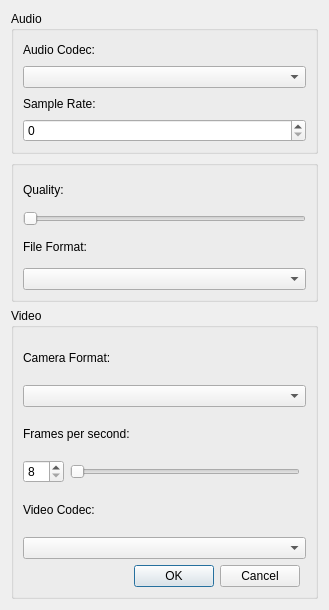
<?xml version="1.0" encoding="UTF-8"?>
<ui version="4.0">
 <class>VideoSettingsUi</class>
 <widget class="QDialog" name="VideoSettingsUi">
  <property name="geometry">
   <rect>
    <x>0</x>
    <y>0</y>
    <width>329</width>
    <height>610</height>
   </rect>
  </property>
  <property name="windowTitle">
   <string>Video Settings</string>
  </property>
  <layout class="QGridLayout" name="gridLayout_3">
   <item row="2" column="0">
    <widget class="QWidget" name="widget" native="true">
     <property name="sizePolicy">
      <sizepolicy hsizetype="Preferred" vsizetype="Preferred">
       <horstretch>0</horstretch>
       <verstretch>0</verstretch>
      </sizepolicy>
     </property>
     <layout class="QVBoxLayout" name="verticalLayout_3">
      <property name="leftMargin">
       <number>0</number>
      </property>
      <property name="topMargin">
       <number>0</number>
      </property>
      <property name="rightMargin">
       <number>0</number>
      </property>
      <property name="bottomMargin">
       <number>0</number>
      </property>
      <item>
       <widget class="QGroupBox" name="groupBox_3">
        <property name="title">
         <string>Audio</string>
        </property>
        <layout class="QVBoxLayout" name="verticalLayout_2">
         <item>
          <widget class="QLabel" name="label_2">
           <property name="text">
            <string>Audio Codec:</string>
           </property>
          </widget>
         </item>
         <item>
          <widget class="QComboBox" name="audioCodecBox"/>
         </item>
         <item>
          <widget class="QLabel" name="label_5">
           <property name="text">
            <string>Sample Rate:</string>
           </property>
          </widget>
         </item>
         <item>
          <widget class="QSpinBox" name="audioSampleRateBox"/>
         </item>
        </layout>
       </widget>
      </item>
      <item>
       <widget class="QGroupBox" name="groupBox">
        <layout class="QVBoxLayout" name="verticalLayout">
         <item>
          <widget class="QLabel" name="label_3">
           <property name="text">
            <string>Quality:</string>
           </property>
          </widget>
         </item>
         <item>
          <widget class="QSlider" name="qualitySlider">
           <property name="maximum">
            <number>4</number>
           </property>
           <property name="orientation">
            <enum>Qt::Orientation::Horizontal</enum>
           </property>
          </widget>
         </item>
         <item>
          <widget class="QLabel" name="label_4">
           <property name="text">
            <string>File Format:</string>
           </property>
          </widget>
         </item>
         <item>
          <widget class="QComboBox" name="containerFormatBox"/>
         </item>
        </layout>
       </widget>
      </item>
     </layout>
    </widget>
   </item>
   <item row="3" column="0">
    <widget class="QGroupBox" name="groupBox_2">
     <property name="title">
      <string>Video</string>
     </property>
     <layout class="QGridLayout" name="gridLayout_2">
      <item row="2" column="0">
       <widget class="QLabel" name="label">
        <property name="text">
         <string>Frames per second:</string>
        </property>
       </widget>
      </item>
      <item row="6" column="0" colspan="2">
       <widget class="QComboBox" name="videoCodecBox"/>
      </item>
      <item row="0" column="0" colspan="2">
       <widget class="QLabel" name="label_8">
        <property name="text">
         <string>Camera Format:</string>
        </property>
       </widget>
      </item>
      <item row="5" column="0" colspan="2">
       <widget class="QLabel" name="label_6">
        <property name="text">
         <string>Video Codec:</string>
        </property>
       </widget>
      </item>
      <item row="1" column="0" colspan="2">
       <widget class="QComboBox" name="videoFormatBox"/>
      </item>
      <item row="7" column="0">
       <widget class="QDialogButtonBox" name="buttonBox">
        <property name="orientation">
         <enum>Qt::Orientation::Horizontal</enum>
        </property>
        <property name="standardButtons">
         <set>QDialogButtonBox::StandardButton::Cancel|QDialogButtonBox::StandardButton::Ok</set>
        </property>
       </widget>
      </item>
      <item row="3" column="0">
       <layout class="QHBoxLayout" name="horizontalLayout">
        <item>
         <widget class="QSpinBox" name="fpsSpinBox">
          <property name="minimum">
           <number>8</number>
          </property>
          <property name="maximum">
           <number>30</number>
          </property>
         </widget>
        </item>
        <item>
         <widget class="QSlider" name="fpsSlider">
          <property name="orientation">
           <enum>Qt::Orientation::Horizontal</enum>
          </property>
         </widget>
        </item>
       </layout>
      </item>
     </layout>
    </widget>
   </item>
  </layout>
 </widget>
 <resources/>
 <connections>
  <connection>
   <sender>buttonBox</sender>
   <signal>accepted()</signal>
   <receiver>VideoSettingsUi</receiver>
   <slot>accept()</slot>
   <hints>
    <hint type="sourcelabel">
     <x>322</x>
     <y>272</y>
    </hint>
    <hint type="destinationlabel">
     <x>44</x>
     <y>230</y>
    </hint>
   </hints>
  </connection>
  <connection>
   <sender>buttonBox</sender>
   <signal>rejected()</signal>
   <receiver>VideoSettingsUi</receiver>
   <slot>reject()</slot>
   <hints>
    <hint type="sourcelabel">
     <x>405</x>
     <y>262</y>
    </hint>
    <hint type="destinationlabel">
     <x>364</x>
     <y>227</y>
    </hint>
   </hints>
  </connection>
 </connections>
</ui>
